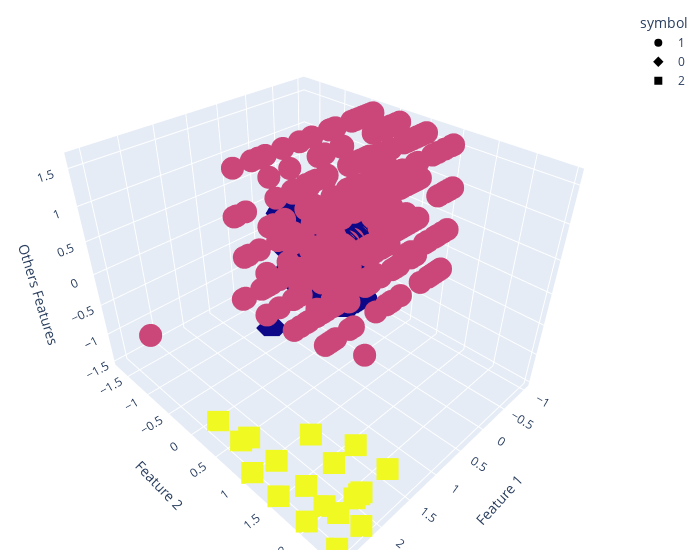

This figure's notebook cell:
### Code cell
fig = px.scatter_3d(df_cluster_scaled_1,x=df_cluster_scaled_1[:,0],
                    y=df_cluster_scaled_1[:,1],z=df_cluster_scaled_1[:,2],
                    opacity=1,
                    size_max=18,
                    symbol=km.labels_,
                    color=km.labels_) # color=km.labels_, symbol=km.labels_

fig.update_layout(scene = dict(
                    xaxis_title='Feature 1',
                    yaxis_title='Feature 2',
                    zaxis_title='Others Features'),
                    width=700,
                    margin=dict(r=20, b=10, l=10, t=10)
                    )

# Hide colorbar axis
fig.update_layout(coloraxis_showscale=False)
# fig.update_traces(marker={'colorbar_xpad':0,
#                         'showscale':False})

fig.show()

### Figure 1 — Plotly figure (JSON) as saved in the notebook; plotly's stock layout.template omitted (floating-point values rounded to 4 significant figures; data arrays with more than 128 entries replaced by an {"elided": "..."} marker saying what was removed)
{"data": [{"hovertemplate": "symbol=1<br>x=%{x}<br>y=%{y}<br>z=%{z}<br>color=%{marker.color}<extra></extra>", "legendgroup": "1", "marker": {"color": {"elided": "378 int values"}, "coloraxis": "coloraxis", "opacity": 1, "symbol": "circle"}, "mode": "markers", "name": "1", "scene": "scene", "showlegend": true, "type": "scatter3d", "x": {"elided": "378 float values"}, "y": {"elided": "378 float values"}, "z": {"elided": "378 float values"}}, {"hovertemplate": "symbol=0<br>x=%{x}<br>y=%{y}<br>z=%{z}<br>color=%{marker.color}<extra></extra>", "legendgroup": "0", "marker": {"color": {"elided": "221 int values"}, "coloraxis": "coloraxis", "opacity": 1, "symbol": "diamond"}, "mode": "markers", "name": "0", "scene": "scene", "showlegend": true, "type": "scatter3d", "x": {"elided": "221 float values"}, "y": {"elided": "221 float values"}, "z": {"elided": "221 float values"}}, {"hovertemplate": "symbol=2<br>x=%{x}<br>y=%{y}<br>z=%{z}<br>color=%{marker.color}<extra></extra>", "legendgroup": "2", "marker": {"color": [2, 2, 2, 2, 2, 2, 2, 2, 2, 2, 2, 2, 2, 2, 2, 2, 2, 2, 2, 2, 2, 2, 2, 2, 2, 2, 2, 2, 2, 2, 2, 2, 2, 2, 2, 2, 2, 2, 2, 2, 2, 2, 2, 2, 2, 2, 2, 2, 2, 2], "coloraxis": "coloraxis", "opacity": 1, "symbol": "square"}, "mode": "markers", "name": "2", "scene": "scene", "showlegend": true, "type": "scatter3d", "x": [2.367, 2.367, 2.576, 2.158, 2.576, 2.576, 2.228, 2.576, 2.576, 2.576, 2.576, 2.576, 2.576, 2.576, 2.576, 2.054, 2.576, 2.576, 1.81, 2.576, 2.576, 2.576, 2.576, 2.576, 2.576, 2.576, 2.576, 2.576, 2.576, 2.576, 2.576, 2.576, 2.263, 2.297, 2.576, 2.576, 2.576, 2.576, 2.576, 2.576, 2.576, 2.576, 2.576, 2.193, 2.576, 2.332, 1.81, 2.576, 2.576, 2.576], "y": [0.5945, 0.1341, 1.976, 1.976, 1.515, 1.976, 2.436, 1.515, 1.055, 1.055, 2.436, 1.976, 2.436, 2.436, 1.055, 1.515, 1.976, 2.436, 1.976, 1.515, 2.436, 1.515, 1.055, 1.055, 1.515, 2.436, 2.436, 1.976, 1.515, 1.055, 1.515, 2.436, 2.436, 1.976, 2.436, 2.436, 1.055, 1.976, 1.515, 2.436, 2.436, 1.976, 1.515, 2.436, 2.436, 2.436, 2.436, 1.515, 2.436, 1.976], "z": [-1.476, -1.476, -0.8606, -0.8606, -0.8606, -0.8606, -0.8606, -1.476, -1.476, -1.476, -1.476, -0.8606, -0.8606, -1.476, -1.476, -0.8606, -0.8606, -1.476, -0.8606, -1.476, -1.476, -1.476, -0.8606, -0.8606, -1.476, -0.8606, -0.8606, -0.8606, -0.8606, -0.8606, -0.8606, -1.476, -0.8606, -1.476, -0.8606, -1.476, -1.476, -1.476, -0.8606, -0.8606, -0.8606, -0.8606, -0.8606, -1.476, -0.8606, -0.8606, -0.8606, -0.8606, -0.8606, -1.476]}], "layout": {"coloraxis": {"colorbar": {"title": {"text": "color"}}, "colorscale": [[0, "#0d0887"], [0.1111, "#46039f"], [0.2222, "#7201a8"], [0.3333, "#9c179e"], [0.4444, "#bd3786"], [0.5556, "#d8576b"], [0.6667, "#ed7953"], [0.7778, "#fb9f3a"], [0.8889, "#fdca26"], [1, "#f0f921"]], "showscale": false}, "legend": {"title": {"text": "symbol"}, "tracegroupgap": 0}, "margin": {"b": 10, "l": 10, "r": 20, "t": 10}, "scene": {"domain": {"x": [0, 1], "y": [0, 1]}, "xaxis": {"title": {"text": "Feature 1"}}, "yaxis": {"title": {"text": "Feature 2"}}, "zaxis": {"title": {"text": "Others Features"}}}, "width": 700}}
